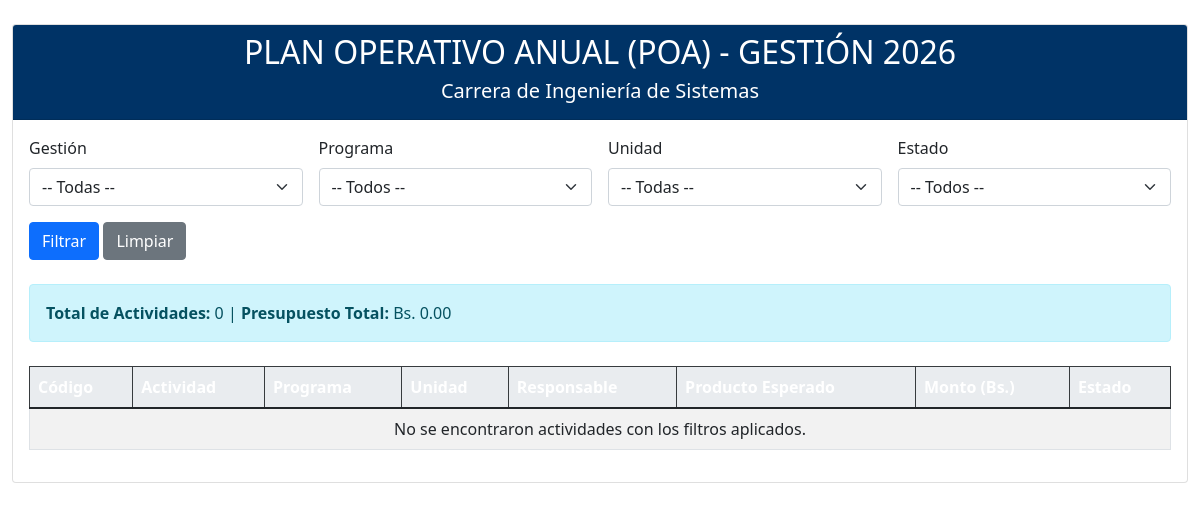
The app's page /reporte/, older data.
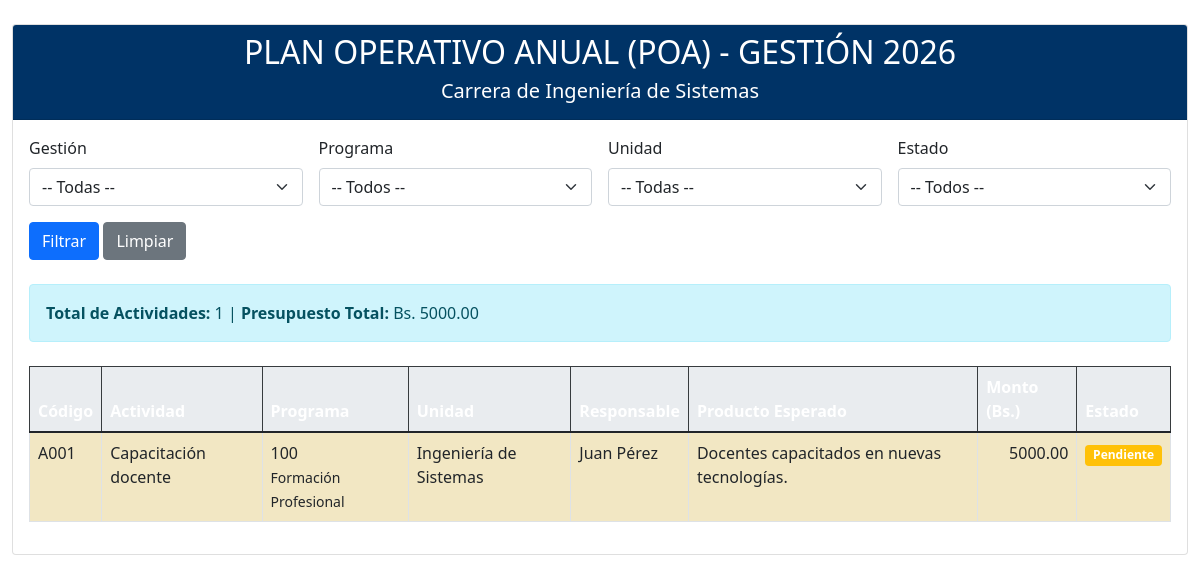
The same page, newer data.
### actividades/models.py (models this page shows, shortened)
class Actividad(models.Model):
    ESTADO_CHOICES = [
        ('pendiente', 'Pendiente'),
        ('en_curso', 'En Curso'),
        ('realizado', 'Realizado'),
        ('suspendido', 'Suspendido'),
    ]
    objetivo_especifico = models.ForeignKey(
        ObjetivoEspecifico,
        on_delete=models.CASCADE,
        related_name='actividades',
        help_text="Objetivo Específico al que pertenece esta actividad"
    )
    gestion = models.ForeignKey(
        Gestion,
        on_delete=models.CASCADE,
        help_text="Año de gestión (ej: 2026)"
    )
    unidad_solicitante = models.ForeignKey(
        UnidadSolicitante,
        on_delete=models.CASCADE,
        help_text="Unidad que elabora y ejecuta la actividad"
    )
    codigo = models.CharField(
        max_length=20,
        help_text="Código de la actividad (ej: A001)"
    )
    nombre = models.CharField(
        max_length=200,
        help_text="Nombre de la actividad"
    )
    responsable = models.ForeignKey(
        Responsable,
        on_delete=models.PROTECT,
        help_text="Responsable de la ejecución"
    )
    producto_esperado = models.TextField(
        help_text="Bien, servicio o norma esperado como resultado"
    )
    mes_inicio = models.CharField(
        max_length=20,
        help_text="Mes de inicio (ej: Enero)"
    )
    mes_fin = models.CharField(
        max_length=20,
        help_text="Mes de finalización (ej: Junio)"
    )
    monto_asignado = models.DecimalField(
        max_digits=14,
        decimal_places=2,
        default=0,
        help_text="Monto total asignado en Bs."
    )
    estado = models.CharField(
        max_length=20,
        choices=ESTADO_CHOICES,
        default='pendiente',
        help_text="Estado de avance de la actividad"
    )
    fecha_actualizacion = models.DateTimeField(
        auto_now=True,
        help_text="Última fecha de actualización"
    )
    class Meta:
        verbose_name = "Actividad del POA"
        verbose_name_plural = "Actividades del POA"
        ordering = ['codigo']
        unique_together = ('codigo', 'gestion')  # Evita duplicados

### programas/models.py (models this page shows, shortened)
class ObjetivoEspecifico(models.Model):
    programa = models.ForeignKey(
        Programa,
        on_delete=models.CASCADE,
        related_name='objetivos_especificos'
    )
    codigo = models.CharField(
        max_length=20,
        unique=True,
        help_text="Código jerárquico (ej: 100-0-1)"
    )
    descripcion = models.TextField(
        help_text="Descripción del objetivo específico"
    )
    class Meta:
        verbose_name = "Objetivo Específico"
        verbose_name_plural = "Objetivos Específicos"
        ordering = ['codigo']

class Programa(models.Model):
    codigo = models.CharField(
        max_length=10,
        unique=True,
        help_text="Código del programa (ej: 100, 510, 610)"
    )
    nombre = models.CharField(
        max_length=200,
        help_text="Nombre del programa (ej: Gestión de la Formación de Pregrado)"
    )
    objetivo_institucional = models.TextField(
        help_text="Objetivo estratégico de gestión institucional"
    )
    gestion = models.ForeignKey(
        'core.Gestion',
        on_delete=models.CASCADE,
        help_text="Gestión a la que pertenece el programa"
    )
    class Meta:
        verbose_name = "Programa Institucional"
        verbose_name_plural = "Programas Institucionales"
        ordering = ['codigo']

### core/models.py (models this page shows, shortened)
class UnidadSolicitante(models.Model):
    tipo = models.ForeignKey(TipoUnidad, on_delete=models.PROTECT)
    nombre = models.CharField(max_length=200, help_text="Nombre oficial de la unidad (ej: Carrera de Ingeniería de Sistemas)")
    codigo_interno = models.CharField(max_length=50, blank=True, null=True, help_text="Código interno (opcional)")
    responsable = models.ForeignKey(
        'Responsable',
        on_delete=models.SET_NULL,
        null=True,
        blank=True,
        related_name='unidades_responsables'
    )
    class Meta:
        verbose_name = "Unidad Solicitante"
        verbose_name_plural = "Unidades Solicitantes"
        ordering = ['tipo__nombre', 'nombre']

class Responsable(models.Model):
    nombre = models.CharField(max_length=150)
    cargo = models.CharField(max_length=100, blank=True)
    class Meta:
        verbose_name = "Responsable"
        verbose_name_plural = "Responsables"
        ordering = ['nombre']

### informes/views.py (the view)
# urls.py: path('', lambda request: redirect('reporte_poa', permanent=False)),
def reporte_poa(request):
    actividades = Actividad.objects.select_related(
        'objetivo_especifico__programa',
        'unidad_solicitante',
        'responsable',
        'gestion'
    ).prefetch_related('indicadores', 'recursos_solicitados').all()
    filtros_aplicados = {}
    gestion_id = request.GET.get('gestion')
    if gestion_id:
        actividades = actividades.filter(gestion__id=gestion_id)
        filtros_aplicados['gestion'] = gestion_id
    programa_id = request.GET.get('programa')
    if programa_id:
        actividades = actividades.filter(objetivo_especifico__programa__id=programa_id)
        filtros_aplicados['programa'] = programa_id
    unidad_id = request.GET.get('unidad')
    if unidad_id:
        actividades = actividades.filter(unidad_solicitante__id=unidad_id)
        filtros_aplicados['unidad'] = unidad_id
    estado = request.GET.get('estado')
    if estado:
        actividades = actividades.filter(estado=estado)
        filtros_aplicados['estado'] = estado
    total_actividades = actividades.count()
    total_monto = actividades.aggregate(total=Sum('monto_asignado'))['total'] or 0
    context = {
        'actividades': actividades,
        'total_actividades': total_actividades,
        'total_monto': total_monto,
        'filtros_aplicados': filtros_aplicados,
        'gestiones': actividades.values('gestion__id', 'gestion__año').distinct().order_by('-gestion__año'),
        'programas': actividades.values(
            'objetivo_especifico__programa__id',
            'objetivo_especifico__programa__codigo',
            'objetivo_especifico__programa__nombre'
        ).distinct().order_by('objetivo_especifico__programa__codigo'),
        'unidades': actividades.values(
            'unidad_solicitante__id',
            'unidad_solicitante__nombre'
        ).distinct().order_by('unidad_solicitante__nombre'),
        'estados': Actividad.ESTADO_CHOICES,
    }
    return render(request, 'informes/reporte_poa.html', context)

### informes/templates/informes/reporte_poa.html (shortened to what this page needs)
<!DOCTYPE html>
<html lang="es">
<head>
    <link href="https://cdn.jsdelivr.net/npm/bootstrap@5.1.3/dist/css/bootstrap.min.css" rel="stylesheet">
</head>
<body>
    <div class="container-fluid mt-4">
        <div class="card">
            <div class="card-header text-center">
                <h2>PLAN OPERATIVO ANUAL (POA) - GESTIÓN 2026</h2>
                <h5>Carrera de Ingeniería de Sistemas</h5>
            </div>
            <div class="card-body">
                <form method="get" class="row g-3 mb-4">
                    <div class="col-md-3">
                        <label for="gestion" class="form-label">Gestión</label>
                        <select class="form-select" name="gestion" id="gestion">
                            <option value="">-- Todas --</option>
                        </select>
                    </div>
                    <div class="col-md-3">
                        <label for="programa" class="form-label">Programa</label>
                        <select class="form-select" name="programa" id="programa">
                            <option value="">-- Todos --</option>
                        </select>
                    </div>
                    <div class="col-md-3">
                        <label for="unidad" class="form-label">Unidad</label>
                        <select class="form-select" name="unidad" id="unidad">
                            <option value="">-- Todas --</option>
                        </select>
                    </div>
                    <div class="col-md-3">
                        <label for="estado" class="form-label">Estado</label>
                        <select class="form-select" name="estado" id="estado">
                            <option value="">-- Todos --</option>
                        </select>
                    </div>
                    <div class="col-12">
                        <button type="submit" class="btn btn-primary">Filtrar</button>
                        <a href="{% url 'informes:reporte_poa' %}" class="btn btn-secondary">Limpiar</a>
                    </div>
                </form>
                <div class="alert alert-info mb-4">
                    <strong>Total de Actividades:</strong> {{ total_actividades }} |
                    <strong>Presupuesto Total:</strong> Bs. {{ total_monto|floatformat:2 }}
                </div>
                <div class="table-responsive">
                    <table class="table table-bordered table-striped table-hover">
                        <thead class="table-dark">
                            <tr>
                                <th>Código</th>
                                <th>Actividad</th>
                                <th>Programa</th>
                                <th>Unidad</th>
                                <th>Responsable</th>
                                <th>Producto Esperado</th>
                                <th>Monto (Bs.)</th>
                                <th>Estado</th>
                            </tr>
                        </thead>
                        <tbody>
                            {% for a in actividades %}
                                <tr class="estado-{{ a.estado }}">
                                    <td>{{ a.codigo }}</td>
                                    <td>{{ a.nombre }}</td>
                                    <td>
                                        {{ a.objetivo_especifico.programa.codigo }}<br>
                                        <small>{{ a.objetivo_especifico.programa.nombre|truncatechars:50 }}</small>
                                    </td>
                                    <td>{{ a.unidad_solicitante.nombre }}</td>
                                    <td>{{ a.responsable.nombre }}</td>
                                    <td>{{ a.producto_esperado|truncatechars:80 }}</td>
                                    <td class="text-end">{{ a.monto_asignado|floatformat:2 }}</td>
                                    <td>
                                        <span class="badge bg-{{ a.estado|yesno:"warning,info,success,danger" }}">
                                            {{ a.get_estado_display }}
                                        </span>
                                    </td>
                                </tr>
                            {% empty %}
                                <tr>
                                    <td colspan="8" class="text-center">No se encontraron actividades con los filtros aplicados.</td>
                                </tr>
                            {% endfor %}
                        </tbody>
                    </table>
                </div>
            </div>
        </div>
    </div>
</body>
</html>

### informes/templates/informes/reporte_poa.html (style rules this page uses)
.card-header { background-color: #003366; color: white; }
.table th { background-color: #e9ecef; }
.estado-pendiente { background-color: #fff3cd; }

Row changes from the older to the newer data that the page shows:
added Actividad: codigo "A001", nombre "Capacitación docente", objetivo_especifico.programa.codigo "100", objetivo_especifico.programa.nombre "Formación Profesional", unidad_solicitante.nombre "Ingeniería de Sistemas", responsable.nombre "Juan Pérez", producto_esperado "Docentes capacitados en nuevas tecnologías.", monto_asignado "5000.00", estado "Pendiente"
Text that changed along with them:
{{ total_actividades }}: "0" → "1"
{{ total_monto|floatformat:2 }}: "0.00" → "5000.00"
text no longer shown: "No se encontraron actividades con los filtros aplicados."
